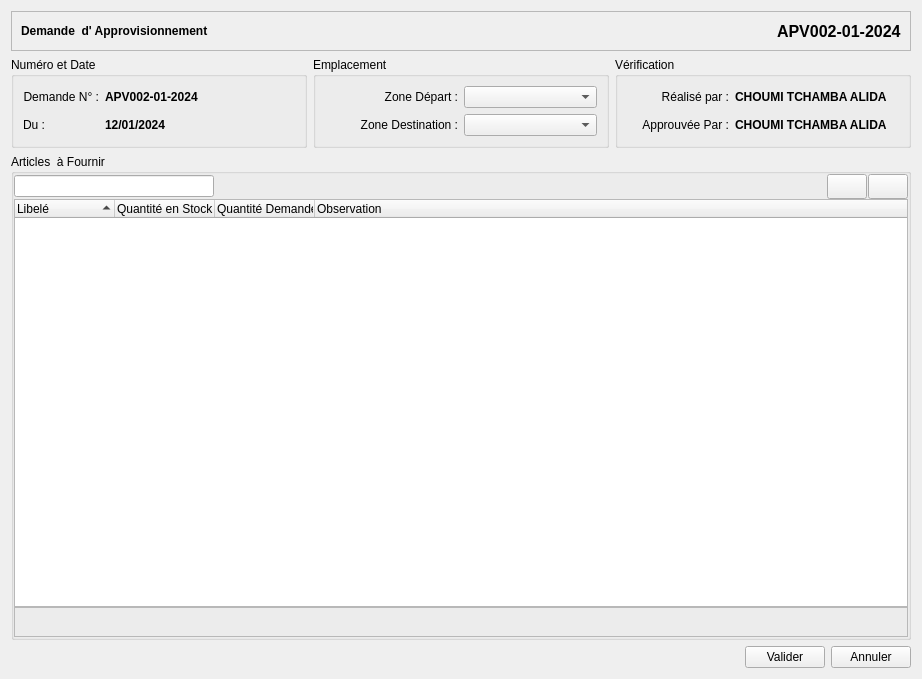
<?xml version="1.0" encoding="UTF-8"?>
<ui version="4.0">
 <class>Form</class>
 <widget class="QWidget" name="Form">
  <property name="geometry">
   <rect>
    <x>0</x>
    <y>0</y>
    <width>922</width>
    <height>679</height>
   </rect>
  </property>
  <property name="windowTitle">
   <string>Form</string>
  </property>
  <layout class="QVBoxLayout" name="verticalLayout_3">
   <item>
    <widget class="QFrame" name="frame_2">
     <property name="enabled">
      <bool>true</bool>
     </property>
     <property name="minimumSize">
      <size>
       <width>0</width>
       <height>40</height>
      </size>
     </property>
     <property name="maximumSize">
      <size>
       <width>16777215</width>
       <height>40</height>
      </size>
     </property>
     <property name="frameShape">
      <enum>QFrame::StyledPanel</enum>
     </property>
     <property name="frameShadow">
      <enum>QFrame::Plain</enum>
     </property>
     <property name="lineWidth">
      <number>0</number>
     </property>
     <layout class="QHBoxLayout" name="horizontalLayout_7">
      <item>
       <widget class="QLabel" name="label_3">
        <property name="sizePolicy">
         <sizepolicy hsizetype="Expanding" vsizetype="Preferred">
          <horstretch>0</horstretch>
          <verstretch>0</verstretch>
         </sizepolicy>
        </property>
        <property name="font">
         <font>
          <bold>true</bold>
         </font>
        </property>
        <property name="lineWidth">
         <number>0</number>
        </property>
        <property name="text">
         <string>Demande  d' Approvisionnement</string>
        </property>
       </widget>
      </item>
      <item>
       <widget class="QLabel" name="label_4">
        <property name="font">
         <font>
          <pointsize>12</pointsize>
          <bold>true</bold>
         </font>
        </property>
        <property name="text">
         <string>APV002-01-2024</string>
        </property>
       </widget>
      </item>
     </layout>
    </widget>
   </item>
   <item>
    <layout class="QHBoxLayout" name="horizontalLayout_6">
     <item>
      <widget class="QGroupBox" name="groupBox">
       <property name="title">
        <string>Numéro et Date</string>
       </property>
       <layout class="QGridLayout" name="gridLayout_4">
        <item row="0" column="0">
         <layout class="QGridLayout" name="gridLayout_3">
          <item row="1" column="0">
           <widget class="QLabel" name="label">
            <property name="sizePolicy">
             <sizepolicy hsizetype="Fixed" vsizetype="Preferred">
              <horstretch>0</horstretch>
              <verstretch>0</verstretch>
             </sizepolicy>
            </property>
            <property name="text">
             <string>Du :</string>
            </property>
            <property name="alignment">
             <set>Qt::AlignRight|Qt::AlignTrailing|Qt::AlignVCenter</set>
            </property>
           </widget>
          </item>
          <item row="1" column="1">
           <widget class="QLabel" name="label_9">
            <property name="sizePolicy">
             <sizepolicy hsizetype="Ignored" vsizetype="Preferred">
              <horstretch>0</horstretch>
              <verstretch>0</verstretch>
             </sizepolicy>
            </property>
            <property name="minimumSize">
             <size>
              <width>70</width>
              <height>0</height>
             </size>
            </property>
            <property name="font">
             <font>
              <bold>true</bold>
             </font>
            </property>
            <property name="text">
             <string>12/01/2024</string>
            </property>
           </widget>
          </item>
          <item row="0" column="0">
           <widget class="QLabel" name="label_5">
            <property name="sizePolicy">
             <sizepolicy hsizetype="Fixed" vsizetype="Preferred">
              <horstretch>0</horstretch>
              <verstretch>0</verstretch>
             </sizepolicy>
            </property>
            <property name="text">
             <string>Demande N° :</string>
            </property>
            <property name="alignment">
             <set>Qt::AlignRight|Qt::AlignTrailing|Qt::AlignVCenter</set>
            </property>
           </widget>
          </item>
          <item row="0" column="1">
           <widget class="QLabel" name="label_8">
            <property name="sizePolicy">
             <sizepolicy hsizetype="Ignored" vsizetype="Preferred">
              <horstretch>0</horstretch>
              <verstretch>0</verstretch>
             </sizepolicy>
            </property>
            <property name="minimumSize">
             <size>
              <width>95</width>
              <height>0</height>
             </size>
            </property>
            <property name="font">
             <font>
              <bold>true</bold>
             </font>
            </property>
            <property name="text">
             <string>APV002-01-2024</string>
            </property>
            <property name="alignment">
             <set>Qt::AlignLeading|Qt::AlignLeft|Qt::AlignVCenter</set>
            </property>
           </widget>
          </item>
         </layout>
        </item>
       </layout>
      </widget>
     </item>
     <item>
      <widget class="QGroupBox" name="groupBox_4">
       <property name="title">
        <string>Emplacement</string>
       </property>
       <layout class="QGridLayout" name="gridLayout_6">
        <item row="0" column="0">
         <layout class="QGridLayout" name="gridLayout_5">
          <item row="1" column="1">
           <widget class="QComboBox" name="comboBox_3"/>
          </item>
          <item row="1" column="0">
           <widget class="QLabel" name="label_12">
            <property name="text">
             <string>Zone Destination :</string>
            </property>
            <property name="alignment">
             <set>Qt::AlignRight|Qt::AlignTrailing|Qt::AlignVCenter</set>
            </property>
           </widget>
          </item>
          <item row="0" column="0">
           <widget class="QLabel" name="label_17">
            <property name="text">
             <string>Zone Départ :</string>
            </property>
            <property name="alignment">
             <set>Qt::AlignRight|Qt::AlignTrailing|Qt::AlignVCenter</set>
            </property>
           </widget>
          </item>
          <item row="0" column="1">
           <widget class="QComboBox" name="comboBox_4"/>
          </item>
         </layout>
        </item>
       </layout>
      </widget>
     </item>
     <item>
      <widget class="QGroupBox" name="groupBox_2">
       <property name="title">
        <string>Vérification</string>
       </property>
       <layout class="QGridLayout" name="gridLayout_2">
        <item row="0" column="0">
         <layout class="QHBoxLayout" name="horizontalLayout_4">
          <property name="sizeConstraint">
           <enum>QLayout::SetFixedSize</enum>
          </property>
          <item>
           <widget class="QLabel" name="label_2">
            <property name="maximumSize">
             <size>
              <width>90</width>
              <height>16777215</height>
             </size>
            </property>
            <property name="text">
             <string>Réalisé par :</string>
            </property>
            <property name="alignment">
             <set>Qt::AlignRight|Qt::AlignTrailing|Qt::AlignVCenter</set>
            </property>
           </widget>
          </item>
          <item>
           <widget class="QLabel" name="label_10">
            <property name="sizePolicy">
             <sizepolicy hsizetype="Fixed" vsizetype="Preferred">
              <horstretch>0</horstretch>
              <verstretch>0</verstretch>
             </sizepolicy>
            </property>
            <property name="font">
             <font>
              <bold>true</bold>
             </font>
            </property>
            <property name="text">
             <string>CHOUMI TCHAMBA ALIDA</string>
            </property>
           </widget>
          </item>
         </layout>
        </item>
        <item row="1" column="0">
         <layout class="QHBoxLayout" name="horizontalLayout_5">
          <property name="sizeConstraint">
           <enum>QLayout::SetFixedSize</enum>
          </property>
          <item>
           <widget class="QLabel" name="label_7">
            <property name="maximumSize">
             <size>
              <width>90</width>
              <height>16777215</height>
             </size>
            </property>
            <property name="text">
             <string>Approuvée Par :</string>
            </property>
            <property name="alignment">
             <set>Qt::AlignRight|Qt::AlignTrailing|Qt::AlignVCenter</set>
            </property>
           </widget>
          </item>
          <item>
           <widget class="QLabel" name="label_11">
            <property name="sizePolicy">
             <sizepolicy hsizetype="Fixed" vsizetype="Preferred">
              <horstretch>0</horstretch>
              <verstretch>0</verstretch>
             </sizepolicy>
            </property>
            <property name="font">
             <font>
              <bold>true</bold>
             </font>
            </property>
            <property name="text">
             <string>CHOUMI TCHAMBA ALIDA</string>
            </property>
           </widget>
          </item>
         </layout>
        </item>
       </layout>
      </widget>
     </item>
    </layout>
   </item>
   <item>
    <widget class="QGroupBox" name="groupBox_3">
     <property name="title">
      <string>Articles  à Fournir</string>
     </property>
     <layout class="QGridLayout" name="gridLayout">
      <property name="leftMargin">
       <number>0</number>
      </property>
      <property name="topMargin">
       <number>0</number>
      </property>
      <property name="rightMargin">
       <number>0</number>
      </property>
      <property name="bottomMargin">
       <number>0</number>
      </property>
      <property name="spacing">
       <number>0</number>
      </property>
      <item row="0" column="0">
       <layout class="QVBoxLayout" name="verticalLayout_2">
        <property name="spacing">
         <number>0</number>
        </property>
        <item>
         <layout class="QHBoxLayout" name="horizontalLayout">
          <property name="spacing">
           <number>1</number>
          </property>
          <item>
           <widget class="QLineEdit" name="lineEdit">
            <property name="sizePolicy">
             <sizepolicy hsizetype="Expanding" vsizetype="Fixed">
              <horstretch>0</horstretch>
              <verstretch>0</verstretch>
             </sizepolicy>
            </property>
            <property name="maximumSize">
             <size>
              <width>200</width>
              <height>16777215</height>
             </size>
            </property>
            <property name="toolTip">
             <string extracomment="Enter Barcode to Scan"/>
            </property>
           </widget>
          </item>
          <item>
           <spacer name="horizontalSpacer">
            <property name="orientation">
             <enum>Qt::Horizontal</enum>
            </property>
            <property name="sizeHint" stdset="0">
             <size>
              <width>28</width>
              <height>25</height>
             </size>
            </property>
           </spacer>
          </item>
          <item>
           <widget class="QPushButton" name="pushButton_2">
            <property name="minimumSize">
             <size>
              <width>0</width>
              <height>25</height>
             </size>
            </property>
            <property name="icon">
             <iconset>
              <normaloff>:/icons/icons/list-remove.png</normaloff>:/icons/icons/list-remove.png</iconset>
            </property>
           </widget>
          </item>
          <item>
           <widget class="QPushButton" name="pushButton">
            <property name="minimumSize">
             <size>
              <width>0</width>
              <height>25</height>
             </size>
            </property>
            <property name="icon">
             <iconset>
              <normaloff>:/icons/icons/list-add.png</normaloff>:/icons/icons/list-add.png</iconset>
            </property>
           </widget>
          </item>
         </layout>
        </item>
        <item>
         <widget class="QWidget" name="widget" native="true">
          <layout class="QVBoxLayout" name="verticalLayout">
           <property name="spacing">
            <number>0</number>
           </property>
           <property name="leftMargin">
            <number>0</number>
           </property>
           <property name="topMargin">
            <number>0</number>
           </property>
           <property name="rightMargin">
            <number>0</number>
           </property>
           <property name="bottomMargin">
            <number>0</number>
           </property>
           <item>
            <widget class="QTreeWidget" name="treeWidget">
             <property name="alternatingRowColors">
              <bool>true</bool>
             </property>
             <property name="uniformRowHeights">
              <bool>true</bool>
             </property>
             <property name="sortingEnabled">
              <bool>true</bool>
             </property>
             <attribute name="headerHighlightSections">
              <bool>true</bool>
             </attribute>
             <column>
              <property name="text">
               <string>Libelé</string>
              </property>
             </column>
             <column>
              <property name="text">
               <string>Quantité en Stock</string>
              </property>
             </column>
             <column>
              <property name="text">
               <string>Quantité Demandée</string>
              </property>
             </column>
             <column>
              <property name="text">
               <string>Observation</string>
              </property>
             </column>
            </widget>
           </item>
           <item>
            <widget class="QFrame" name="frame_3">
             <property name="minimumSize">
              <size>
               <width>0</width>
               <height>30</height>
              </size>
             </property>
             <property name="frameShape">
              <enum>QFrame::StyledPanel</enum>
             </property>
             <property name="frameShadow">
              <enum>QFrame::Raised</enum>
             </property>
            </widget>
           </item>
          </layout>
         </widget>
        </item>
       </layout>
      </item>
     </layout>
    </widget>
   </item>
   <item>
    <layout class="QHBoxLayout" name="horizontalLayout_2">
     <item>
      <spacer name="horizontalSpacer_2">
       <property name="orientation">
        <enum>Qt::Horizontal</enum>
       </property>
       <property name="sizeHint" stdset="0">
        <size>
         <width>40</width>
         <height>20</height>
        </size>
       </property>
      </spacer>
     </item>
     <item>
      <widget class="QPushButton" name="pushButton_3">
       <property name="text">
        <string>Valider</string>
       </property>
      </widget>
     </item>
     <item>
      <widget class="QPushButton" name="pushButton_4">
       <property name="text">
        <string>Annuler</string>
       </property>
      </widget>
     </item>
    </layout>
   </item>
  </layout>
 </widget>
 <resources/>
 <connections/>
</ui>
